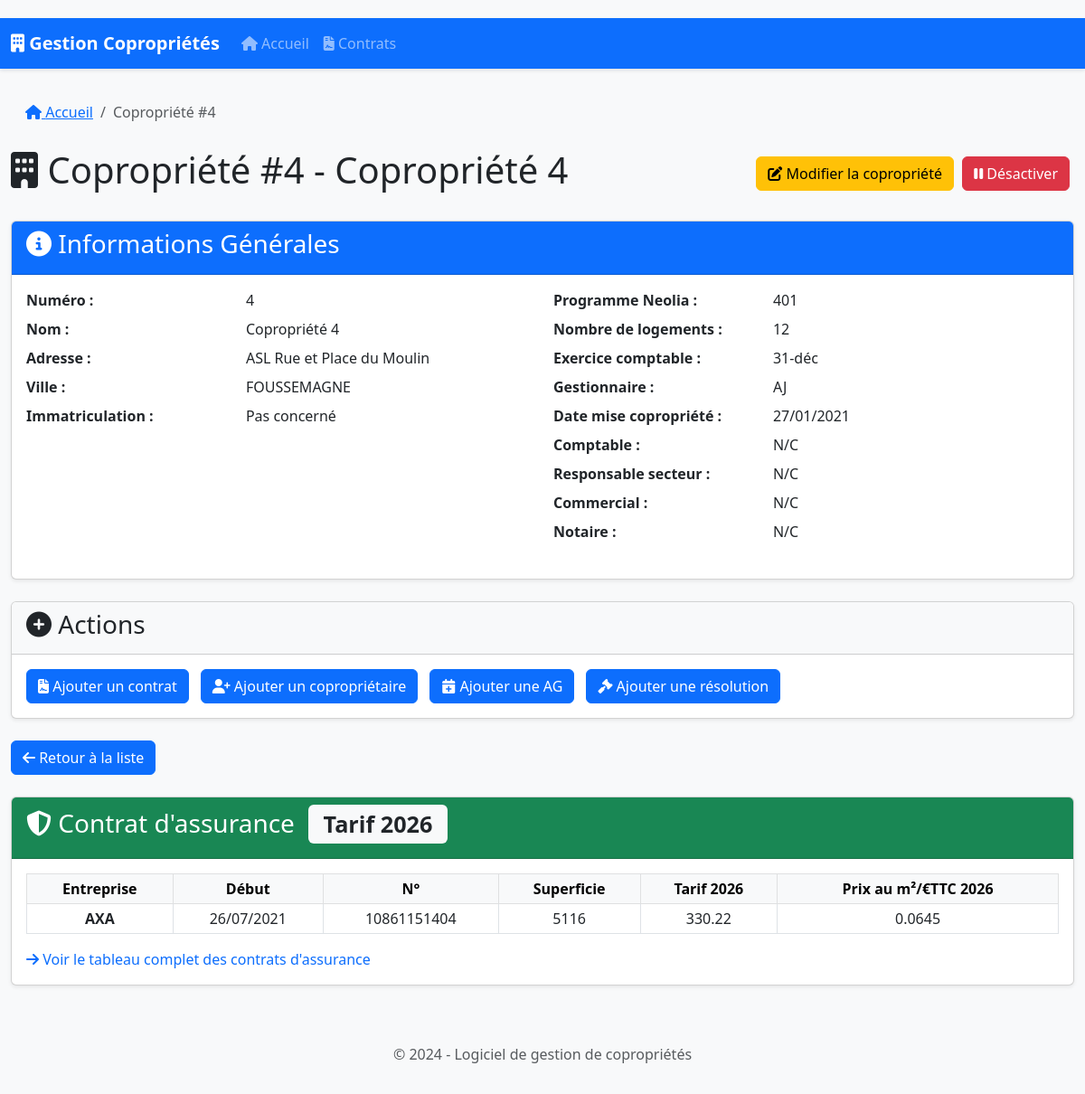
Screenshot of /copropriete/4 with the database file from the repository.
### app.py (models this page shows)
class Copropriete(db.Model):
    id = db.Column(db.Integer, primary_key=True)
    numero = db.Column(db.Integer, unique=True, nullable=False)
    nom = db.Column(db.String(200), nullable=False)
    date_mise_copropriete = db.Column(db.Date)
    programme_neolia = db.Column(db.String(100))
    adresse = db.Column(db.String(300))
    ville = db.Column(db.String(100))
    immatriculation = db.Column(db.String(100))
    nombre_logements = db.Column(db.Integer)
    exercice_comptable = db.Column(db.String(20))
    gestionnaire = db.Column(db.String(50))
    comptable = db.Column(db.String(100))
    responsable_secteur = db.Column(db.String(200))
    commercial = db.Column(db.String(200))
    notaire = db.Column(db.String(200))
    est_active = db.Column(db.Boolean, default=True)
    fiche_immeuble = db.relationship('FicheImmeuble', backref='copropriete', uselist=False)
    contrats = db.relationship('Contrat', backref='copropriete', lazy=True)
    coproprietaires = db.relationship('Coproprietaire', backref='copropriete', lazy=True)
    assemblees_generales = db.relationship('AssembleeGenerale', backref='copropriete', lazy=True)
    resolutions_futures = db.relationship('ResolutionFuture', backref='copropriete', lazy=True)

class AssuranceCellule(db.Model):
    __tablename__ = 'assurance_cellules'
    id = db.Column(db.Integer, primary_key=True)
    ligne_id = db.Column(db.Integer, db.ForeignKey('assurance_lignes.id'), nullable=False)
    colonne_id = db.Column(db.Integer, db.ForeignKey('assurance_colonnes.id'), nullable=False)
    valeur = db.Column(db.Text)

### app.py (the view)
@app.route('/copropriete/<int:copro_id>')
def copropriete(copro_id):
    copropriete = Copropriete.query.options(
        joinedload(Copropriete.fiche_immeuble),
        joinedload(Copropriete.coproprietaires),
        joinedload(Copropriete.coproprietaires).joinedload(Coproprietaire.lots),
        joinedload(Copropriete.coproprietaires).joinedload(Coproprietaire.emails),
        joinedload(Copropriete.coproprietaires).joinedload(Coproprietaire.telephones),
        joinedload(Copropriete.contrats).joinedload(Contrat.prestations),
        joinedload(Copropriete.assemblees_generales).joinedload(AssembleeGenerale.points_a_retenir),
        joinedload(Copropriete.assemblees_generales).joinedload(AssembleeGenerale.budgets_travaux).joinedload(BudgetTravaux.appels_fonds),
        joinedload(Copropriete.resolutions_futures)
    ).get_or_404(copro_id)
    types_contrats = ["Assurance", "Nettoyage", "Entretien", "Sécurité", "Autre"]
    civilites = Civilite.query.all()
    assurance_contrat = _assurance_pour_copropriete(copropriete.numero)
    return render_template(
        'copropriete.html',
        copropriete=copropriete,
        contrats=copropriete.contrats,
        coproprietaires=copropriete.coproprietaires,
        assemblees=copropriete.assemblees_generales,
        resolutions=copropriete.resolutions_futures,
        types_contrats=types_contrats,
        civilites=civilites,
        assurance_contrat=assurance_contrat
    )

### app.py (called while the page is built)
@app.context_processor
def inject_models():
    return dict(Civilite=Civilite)

### templates/copropriete.html (shortened to what this page needs)
{% extends "base.html" %}
{% block content %}
<div class="row">
    <div class="col-md-12">
        <nav aria-label="breadcrumb">
            <ol class="breadcrumb">
                <li class="breadcrumb-item"><a href="{{ url_for('index') }}"><i class="fas fa-home"></i> Accueil</a></li>
                <li class="breadcrumb-item active" aria-current="page">Copropriété #{{ copropriete.numero }}</li>
            </ol>
        </nav>
        <div class="d-flex justify-content-between align-items-center mb-4">
            <h1><i class="fas fa-building"></i> Copropriété #{{ copropriete.numero }} - {{ copropriete.nom }}</h1>
            <div>
                    <a href="{{ url_for('edit_copropriete', copro_id=copropriete.id) }}" class="btn btn-warning">
                        <i class="fas fa-edit"></i> Modifier la copropriété
                    </a>
                {% if copropriete.est_active %}
                    <form method="POST" action="{{ url_for('toggle_active', copro_id=copropriete.id) }}" class="d-inline">
                        <button type="submit" class="btn btn-danger">
                            <i class="fas fa-pause"></i> Désactiver
                        </button>
                    </form>
                {% else %}
                    <form method="POST" action="{{ url_for('toggle_active', copro_id=copropriete.id) }}" class="d-inline">
                        <button type="submit" class="btn btn-success">
                            <i class="fas fa-play"></i> Réactiver
                        </button>
                    </form>
                {% endif %}
            </div>
        </div>
    </div>
</div>
<div class="card mb-4">
    <div class="card-header bg-primary text-white">
        <h3><i class="fas fa-info-circle"></i> Informations Générales</h3>
    </div>
    <div class="card-body">
        <div class="row">
            <div class="col-md-6">
                <dl class="row">
                    <dt class="col-sm-5">Numéro :</dt>
                    <dd class="col-sm-7">{{ copropriete.numero }}</dd>
                    <dt class="col-sm-5">Nom :</dt>
                    <dd class="col-sm-7">{{ copropriete.nom }}</dd>
                    <dt class="col-sm-5">Adresse :</dt>
                    <dd class="col-sm-7">{{ copropriete.adresse }}</dd>
                    <dt class="col-sm-5">Ville :</dt>
                    <dd class="col-sm-7">{{ copropriete.ville }}</dd>
                    <dt class="col-sm-5">Immatriculation :</dt>
                    <dd class="col-sm-7">{{ copropriete.immatriculation or 'N/C' }}</dd>
                </dl>
            </div>
            <div class="col-md-6">
                <dl class="row">
                    <dt class="col-sm-5">Programme Neolia :</dt>
                    <dd class="col-sm-7">{{ copropriete.programme_neolia or 'N/C' }}</dd>
                    <dt class="col-sm-5">Nombre de logements :</dt>
                    <dd class="col-sm-7">{{ copropriete.nombre_logements or 0 }}</dd>
                    <dt class="col-sm-5">Exercice comptable :</dt>
                    <dd class="col-sm-7">{{ copropriete.exercice_comptable or 'N/C' }}</dd>
                    <dt class="col-sm-5">Gestionnaire :</dt>
                    <dd class="col-sm-7">{{ copropriete.gestionnaire or 'N/C' }}</dd>
                    <dt class="col-sm-5">Date mise copropriété :</dt>
                    <dd class="col-sm-7">
                        {{ copropriete.date_mise_copropriete.strftime('%d/%m/%Y') if copropriete.date_mise_copropriete else 'N/C' }}
                    </dd>
                    <dt class="col-sm-5">Comptable :</dt>
                    <dd class="col-sm-7">{{ copropriete.comptable or 'N/C' }}</dd>
                    <dt class="col-sm-5">Responsable secteur :</dt>
                    <dd class="col-sm-7">{{ copropriete.responsable_secteur or 'N/C' }}</dd>
                    <dt class="col-sm-5">Commercial :</dt>
                    <dd class="col-sm-7">{{ copropriete.commercial or 'N/C' }}</dd>
                    <dt class="col-sm-5">Notaire :</dt>
                    <dd class="col-sm-7">{{ copropriete.notaire or 'N/C' }}</dd>
                </dl>
            </div>
        </div>
    </div>
</div>
<div class="card mb-4">
    <div class="card-header bg-light">
        <h3><i class="fas fa-plus-circle"></i> Actions</h3>
    </div>
    <div class="card-body">
        <div class="d-flex flex-wrap gap-2">
            <button type="button" class="btn btn-primary" data-bs-toggle="modal" data-bs-target="#addContratModal">
                <i class="fas fa-file-contract"></i> Ajouter un contrat
            </button>
            <button type="button" class="btn btn-primary" data-bs-toggle="modal" data-bs-target="#addCoproprietaireModal">
                <i class="fas fa-user-plus"></i> Ajouter un copropriétaire
            </button>
            <button type="button" class="btn btn-primary" data-bs-toggle="modal" data-bs-target="#addAGModal">
                <i class="fas fa-calendar-plus"></i> Ajouter une AG
            </button>
            <button type="button" class="btn btn-primary" data-bs-toggle="modal" data-bs-target="#addResolutionModal">
                <i class="fas fa-gavel"></i> Ajouter une résolution
            </button>
        </div>
    </div>
</div>
<a href="{{ url_for('index') }}" class="btn btn-primary mb-4">
    <i class="fas fa-arrow-left"></i> Retour à la liste
</a>
{% if assurance_contrat %}
<div class="card mb-4">
    <div class="card-header bg-success text-white">
        <h3><i class="fas fa-shield-alt"></i> Contrat d'assurance
            {% if assurance_contrat.derniere_annee %}<span class="badge bg-light text-dark ms-2">Tarif {{ assurance_contrat.derniere_annee }}</span>{% endif %}
        </h3>
    </div>
    <div class="card-body">
        <div class="table-responsive">
            <table class="table table-sm table-bordered align-middle">
                <thead class="table-light">
                    <tr class="text-center">
                        <th>Entreprise</th>
                        <th>Début</th>
                        <th>N°</th>
                        <th>Superficie</th>
                        {% if assurance_contrat.derniere_annee %}
                        <th>Tarif {{ assurance_contrat.derniere_annee }}</th>
                        <th>Prix au m²/€TTC {{ assurance_contrat.derniere_annee }}</th>
                        {% endif %}
                    </tr>
                </thead>
                <tbody>
                    <tr class="text-center">
                        <td class="fw-bold">{{ assurance_contrat.entreprise or '—' }}</td>
                        <td>{{ assurance_contrat.debut or '—' }}</td>
                        <td>{{ assurance_contrat.numero_contrat or '—' }}</td>
                        <td>{{ assurance_contrat.superficie or '—' }}</td>
                        {% if assurance_contrat.derniere_annee %}
                        <td>{{ assurance_contrat.dernier_tarif or '—' }}</td>
                        <td>{{ assurance_contrat.dernier_prix_m2 or '—' }}</td>
                        {% endif %}
                    </tr>
                </tbody>
            </table>
        </div>
        <p class="text-muted mb-0">
            <a href="{{ url_for('assurance_page') }}" class="text-decoration-none">
                <i class="fas fa-arrow-right"></i> Voir le tableau complet des contrats d'assurance
            </a>
        </p>
    </div>
</div>
{% endif %}
{% endblock %}

### static/css/style.css (style rules this page uses)
body { padding-top: 20px; background-color: #f8f9fa; }
.card { margin-bottom: 20px; box-shadow: 0 0.125rem 0.25rem rgba(0, 0, 0, 0.075); }
.card-header { font-weight: 600; }
.table-responsive { overflow-x: auto; }
.table { margin-bottom: 1rem; }
.table th { white-space: nowrap; }
.badge { font-size: 0.9em; padding: 0.35em 0.65em; }
.btn { margin-right: 5px; }
.breadcrumb { background-color: transparent; padding: 0.75rem 1rem; }
.breadcrumb-item + .breadcrumb-item::before { content: "/"; }

### rows the page displays
Copropriete: numero "4", nom "Copropriété 4", adresse "ASL Rue et Place du Moulin", ville "FOUSSEMAGNE", immatriculation "Pas concerné", programme_neolia "401", nombre_logements "12", exercice_comptable "31-déc", gestionnaire "AJ", date_mise_copropriete "27/01/2021", comptable "N/C", responsable_secteur "N/C", commercial "N/C", notaire "N/C"
AssuranceCellule: valeur "AXA"
AssuranceCellule: valeur "26/07/2021"
AssuranceCellule: valeur "10861151404"
AssuranceCellule: valeur "5116"
AssuranceCellule: valeur "330.22"
AssuranceCellule: valeur "0.0645"

### other values shown
{{ assurance_contrat.derniere_annee }} "2026"
